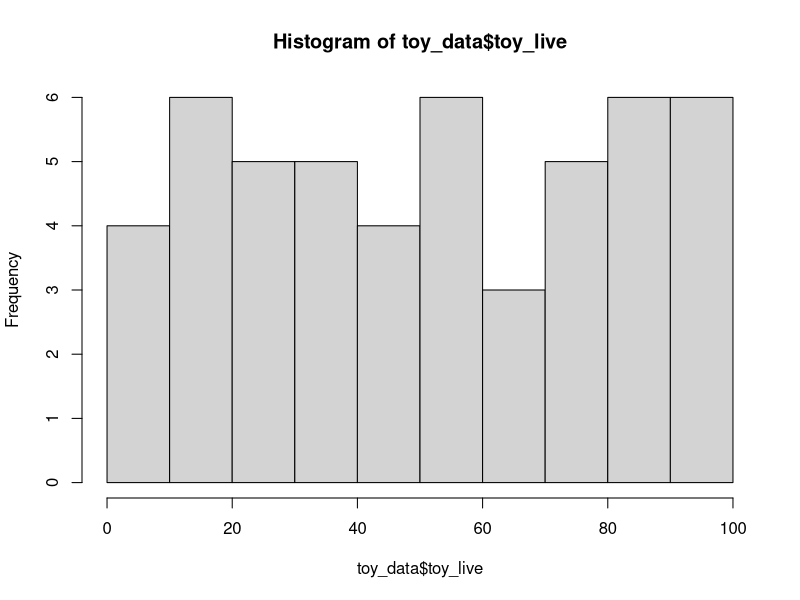
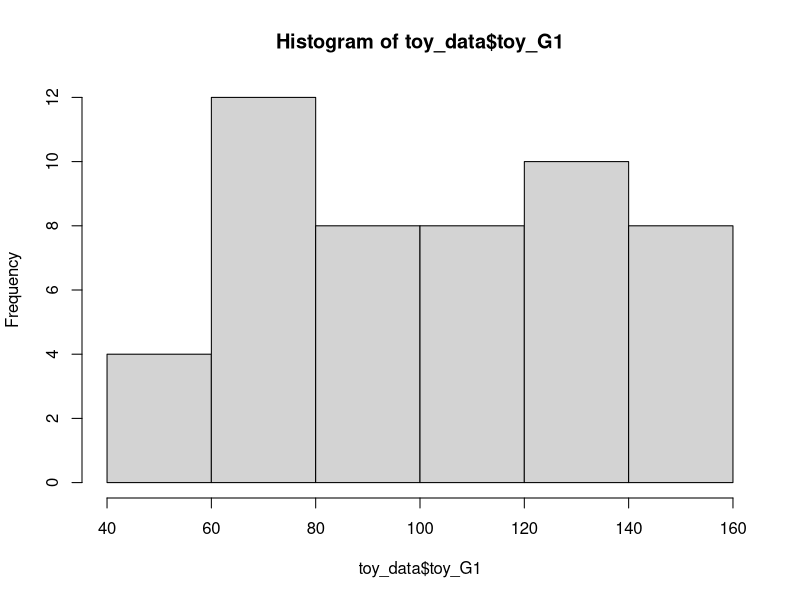
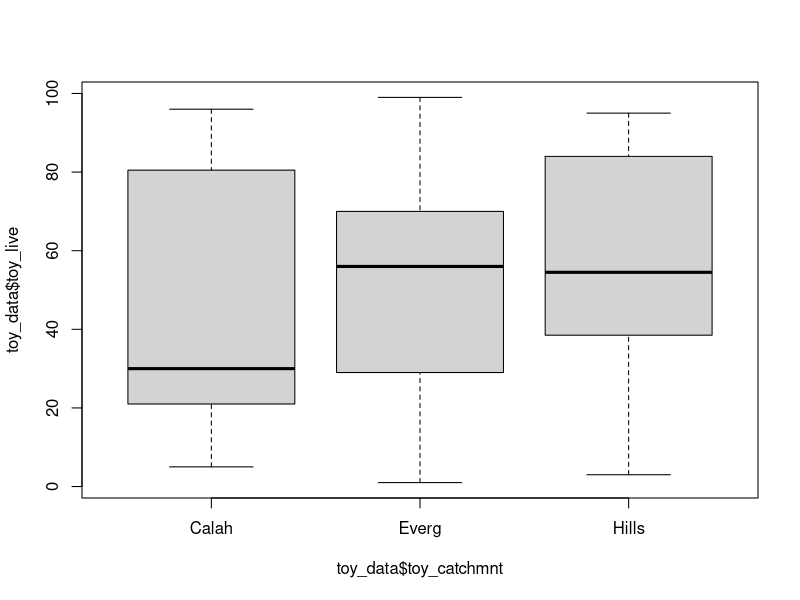
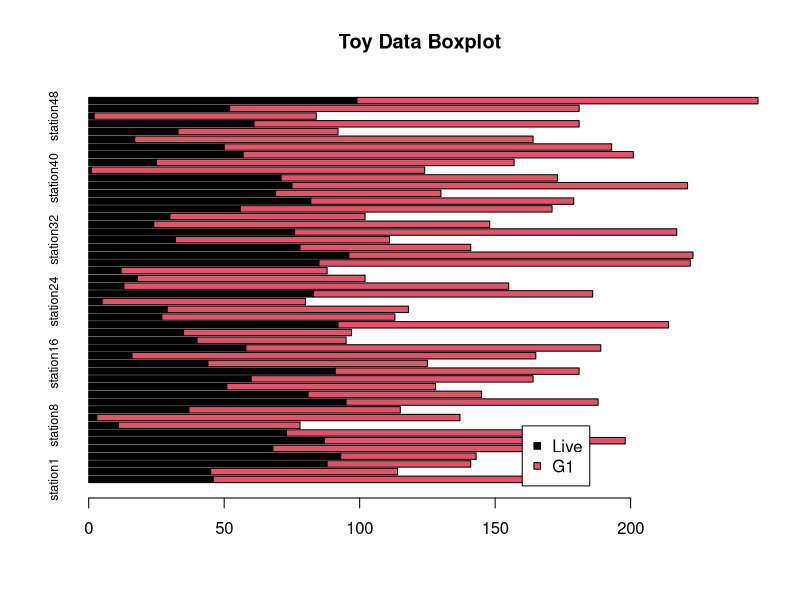
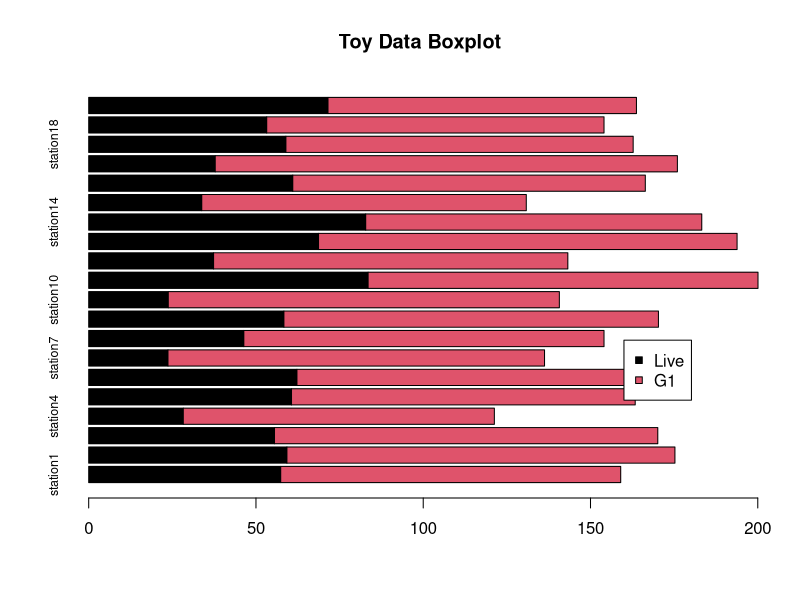
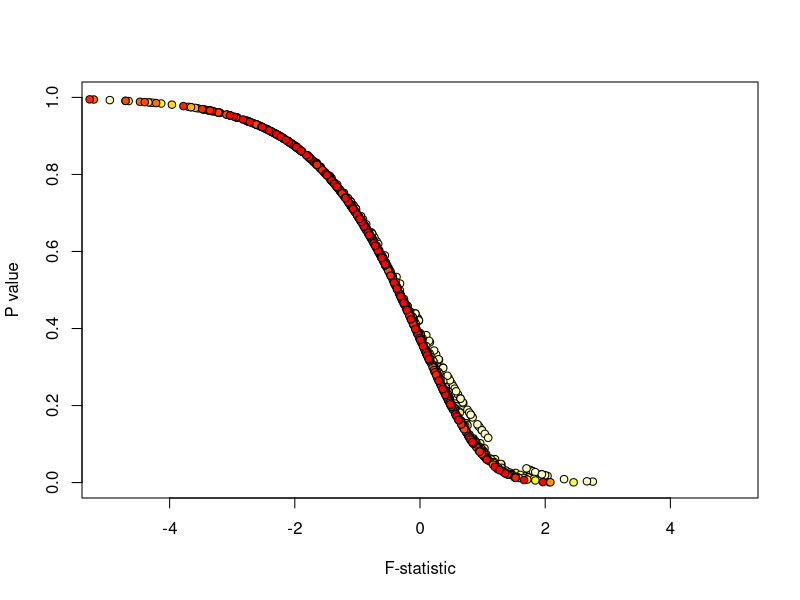
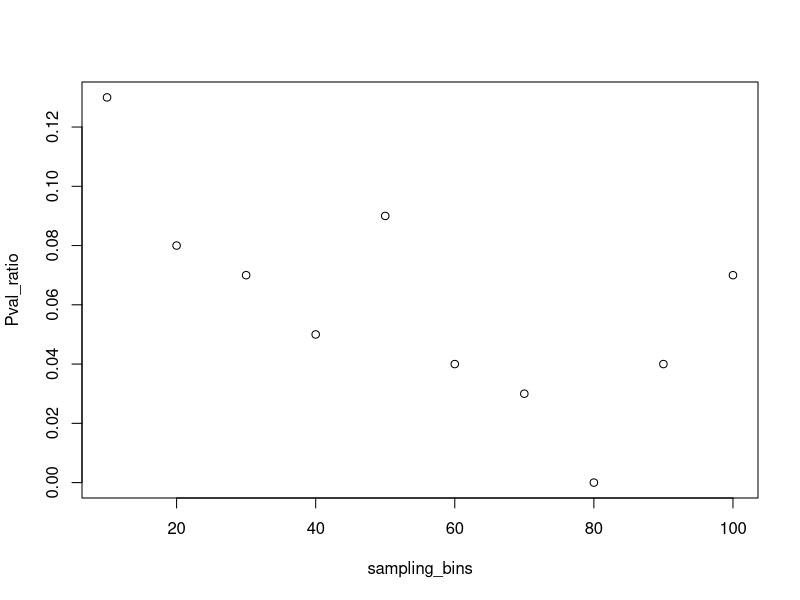
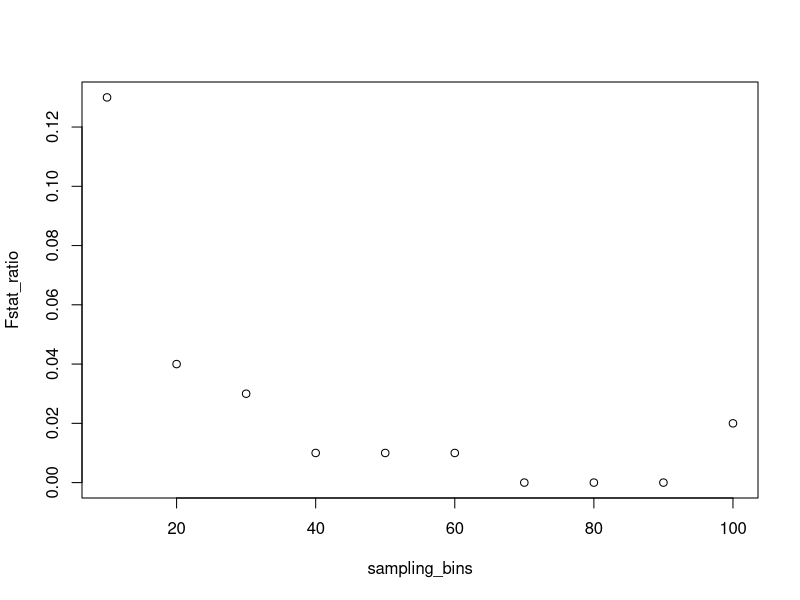

Source code (R) for these figures, in order:
#Sandbox for course development code.

#Let's do some basic stuff with the Gulf of Mexico data.

live = read.csv('data/Live.csv', header = TRUE, row.names = "X") #Read data.
G1 = read.csv('data/G1.csv', header = TRUE, row.names = "X")

stations = row.names(live)

station_sums = apply(live,1,sum)

taxa_sums = apply(live,2,sum)

#Let's make a toy dataset. 10 stations, 80 possible taxa.

toy_n = 50

toy_stations = paste0("station", c(1:toy_n))
toy_catchmnt = c(rep("Hills",toy_n*0.4),
                 rep("Calah",toy_n*0.3),
                 rep("Everg",toy_n*0.3))
toy_live = c(sample(c(1:100),toy_n))
toy_G1 = c(sample(c(50:150),toy_n))

toy_data = data.frame(toy_stations,toy_catchmnt,toy_live,toy_G1)

#This makes a roughly scalable matrix-generating set of commands. Now we can explore it a little.

hist(toy_data$toy_live)

hist(toy_data$toy_G1)

boxplot(toy_data$toy_live ~ toy_data$toy_catchmnt)

toy.aov = aov(toy_data$toy_live ~ toy_data$toy_catchmnt)
toy_results = unlist(summary(toy.aov))

#Can extract the values for plotting.

toy_results['F value1']
toy_results['Pr(>F)1']

#Barplot to see basic results

barplot(t(toy_data[,3:4]),horiz = TRUE, names.arg = toy_data$toy_stations, cex.names = 0.75, srt = 90, main = "Toy Data Boxplot",col=c(1,2))
legend(160,9,c("Live","G1"),pch=22,pt.bg=c(1,2))

#It's randomized, but the above will occasionally give us a significant result! Toy with the sample size and see how it behaves.

#Notice how using a variable (toy_n) to replace numbers makes it easier to go back and adjust it.

#Since we know how to build one random dataset, we should consider making a function. Our goal is to replace all of the numbers in the code above with variables.

make_toy = function(x, #All it needs is for us to define the sample size. Now we can scale up our observations.
                    cat.names = c("Hills","Calah","Everg"), 
                    range_live = c(1,100), 
                    range_G1 = c(50,150), 
                    c.probs = c(0.4,0.3,0.3),
                    use_norm = FALSE) #We define the variables in our new function here.
  { #Here is where we code out what the function does
  toy_stations = paste0("station", c(1:x))
  toy_catchmnt = c(rep(cat.names,c.probs*x))
  if(use_norm == FALSE){
    toy_live = sample(c(range_live[1]:range_live[2]),x)
    toy_G1 = sample(c(range_G1[1]:range_G1[2]),x)
  } else {
    toy_live = rnorm(x,range_live[2] - ((range_live[2]-range_live[1])/2), 20)
    toy_G1 = rnorm(x,range_G1[2] - ((range_G1[2]-range_G1[1])/2), 15)
  }

  
  data.frame(toy_stations,toy_catchmnt,toy_live,toy_G1)
}

toy_data = make_toy(20, use_norm = TRUE)

barplot(t(toy_data[,3:4]),horiz = TRUE, names.arg = toy_data$toy_stations, cex.names = 0.75, srt = 90, main = "Toy Data Boxplot",col=c(1,2))
legend(160,9,c("Live","G1"),pch=22,pt.bg=c(1,2))

#Now, instead of looking at results individually, let's see what the range of possibilities are based on these parameters.

model_runs = 10 #Let's start with 10 runs.
toy_size = 100
Fstat = vector("numeric",model_runs)
Pval = vector("numeric",model_runs)

for(i in 1:model_runs){ #For every model run...
  toy_data = make_toy(toy_size) #Make a toy dataset
  toy.aov = aov(toy_data$toy_live ~ toy_data$toy_catchmnt) #Do the ANOVA on live vs G1
  toy_results = unlist(summary(toy.aov)) #Break down the results
  Fstat[i] = toy_results['F value1'] #Take F statistic and write to new variable
  Pval[i] = toy_results['Pr(>F)1'] #Take P value and write to new variable
}

#Now we can see how, given our paremeters, what the range of plausible outcomes are.

#How many times (out of 100) do we get a statistically significant result?

length(Pval[Pval < 0.05])/model_runs

#points(Fstat,Pval,col="green")
#hist(Fstat)

#We can loop this one more time and save our model runs at different levels of sampling effort (toy_size)

sampling_bins = seq(10,100,10)
bin_colors = heat.colors(length(sampling_bins),rev = TRUE)

Pval_ratio = vector("numeric",length(sampling_bins))
Fstat_ratio = vector("numeric",length(sampling_bins))
mean_Pval = vector("numeric",length(sampling_bins))
mean_Fstat = vector("numeric",length(sampling_bins))

Pval_matrix = matrix(nrow = 100, ncol = length(sampling_bins))
Fstat_matrix = matrix(nrow = 100, ncol = length(sampling_bins))

plot(0,0,xlim=c(-5,5),ylim=c(0,1),pch=NA,xlab="F-statistic",ylab="P value")

for(j in 1:length(sampling_bins)){
  
  model_runs = 100
  toy_size = sampling_bins[j]
  Fstat = vector("numeric",model_runs)
  Pval = vector("numeric",model_runs)
  
  for(i in 1:model_runs){ #For every model run...
    toy_data = make_toy(toy_size,use_norm = TRUE) #Make a toy dataset
    toy.aov = aov(toy_data$toy_live ~ toy_data$toy_catchmnt) #Do the ANOVA on live vs G1
    toy_results = unlist(summary(toy.aov)) #Break down the results
    Fstat[i] = toy_results['F value1'] #Take F statistic and write to new variable
    Pval[i] = toy_results['Pr(>F)1'] #Take P value and write to new variable
  }
  
  points(log(Fstat),Pval,pch=21,bg=bin_colors[j])
  
  Pval_ratio[j] = length(Pval[Pval < 0.05])/model_runs
  Fstat_ratio[j] = length(Fstat[Fstat > 5])/model_runs
  mean_Pval[j] = mean(Pval)
  mean_Fstat[j] = mean(Fstat)
  
  Pval_matrix[,j] = Pval
  Fstat_matrix[,j] = Fstat
  
}

plot(sampling_bins,Pval_ratio)
plot(sampling_bins,Fstat_ratio)
boxplot(Pval_matrix,ylab = "P value")

#What did we learn here?

#There's no relationship between the number of significant results and the sample size of the toy data sets! This seems weird. 

#The results tell us a couple things. F-statistic and P value show a logarithmic relationship in every set of modeled results, regardless of sample size.

#The likelihood of getting a spurious P value does not go down with sample size. We are always at risk of being misled by false positives.

#Let's do it again and make some real differences in the sample populations.

sampling_bins = seq(10,500,10)
bin_colors = heat.colors(length(sampling_bins),rev = TRUE)

Pval_ratio = vector("numeric",length(sampling_bins))
Fstat_ratio = vector("numeric",length(sampling_bins))
mean_Pval = vector("numeric",length(sampling_bins))
mean_Fstat = vector("numeric",length(sampling_bins))

Pval_matrix = matrix(nrow = 100, ncol = length(sampling_bins))
Fstat_matrix = matrix(nrow = 100, ncol = length(sampling_bins))

plot(0,0,xlim=c(-5,5),ylim=c(0,1),pch=NA,xlab="F-statistic",ylab="P value")

for(j in 1:length(sampling_bins)){
  
  model_runs = 100
  toy_size = sampling_bins[j]
  Fstat = vector("numeric",model_runs)
  Pval = vector("numeric",model_runs)
  
  for(i in 1:model_runs){ #For every model run...
    toy_data = make_toy(toy_size,use_norm = TRUE,range_live = c(100,150), range_G1 = c(250,300)) #Make a toy dataset
    toy.aov = aov(toy_data$toy_live ~ toy_data$toy_catchmnt) #Do the ANOVA on live vs G1
    toy_results = unlist(summary(toy.aov)) #Break down the results
    Fstat[i] = toy_results['F value1'] #Take F statistic and write to new variable
    Pval[i] = toy_results['Pr(>F)1'] #Take P value and write to new variable
  }
  
  points(log(Fstat),Pval,pch=21,bg=bin_colors[j])
  
  Pval_ratio[j] = length(Pval[Pval < 0.05])/model_runs
  Fstat_ratio[j] = length(Fstat[Fstat > 5])/model_runs
  mean_Pval[j] = mean(Pval)
  mean_Fstat[j] = mean(Fstat)
  
  Pval_matrix[,j] = Pval
  Fstat_matrix[,j] = Fstat
  
}

plot(sampling_bins,Pval_ratio)
plot(sampling_bins,Fstat_ratio)
boxplot(Pval_matrix,ylab = "P value")

#Found a basic fix for the simple model.

Hlive = toy_data[toy_data$toy_catchmnt == "Hills", 'toy_live']
HG1 = toy_data[toy_data$toy_catchmnt == "Hills", 'toy_G1']
all_obs = c(Hlive,HG1)
all_class= c(rep("live",length(Hlive)),rep("dead",length(HG1)))

test.aov = aov(all_obs~all_class)
summary(test.aov)
boxplot(all_obs ~ all_class)



#Looking at some different avenues for comparing things.

#Structure is off here need to work up a more interesting toy model.

#What does it need to look like in the end to reflect GoM surveys?
###Three tables (minimum)

###Station by species for each class (live, G1, etc.)
###Table of station data (coordinates, salinity, catchment, etc.)



#Thus, the model data set needs to be stations, taxa, and numbers. Numbers are defined by a probability distribution.

###This means that inputs need to be: stations, taxa_list, and distribution type.

#Will need to make some assumptions about spatial parameters, but we can assume a sort of reasonable grid for now.




